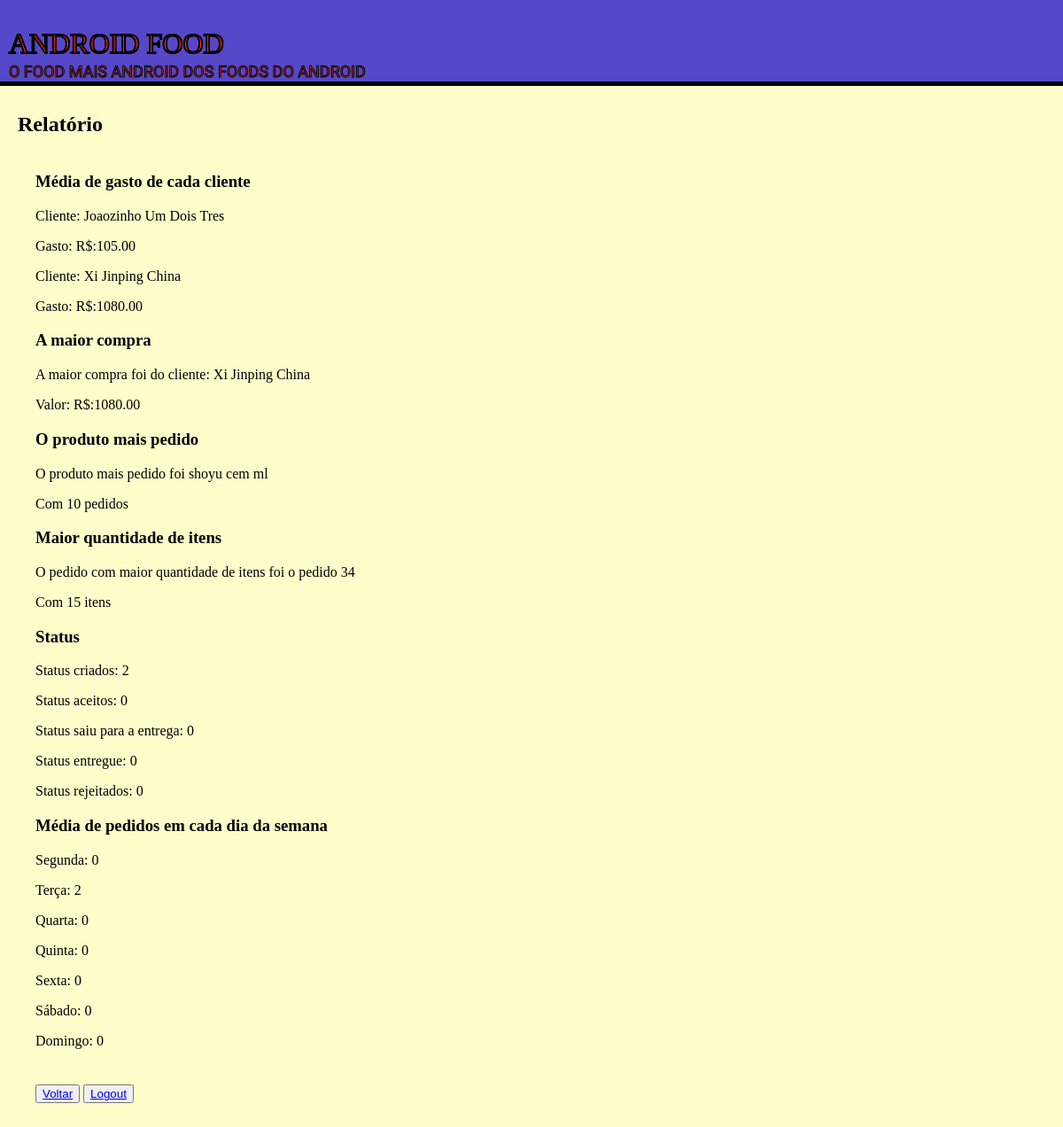
/restaurante/relatorio (signed in), run on the app's committed database.
### tables this page shows
CREATE TABLE usuario(
                            pk_usuario INTEGER PRIMARY KEY NOT NULL,
                            nome_usuario VARCHAR(200) NOT NULL,
                            email_usuario VARCHAR(200) NOT NULL,
                            senha_usuario VARCHAR(100) NOT NULL,
                            criacao DATE DEFAULT (datetime('now', 'localtime')),
                            ultima_atualizacao DATE DEFAULT (datetime('now', 'localtime'))
                            , admin BOOLEAN DEFAULT 0 NOT NULL);

CREATE TABLE produto (
                            pk_produto INTEGER PRIMARY KEY,
                            nome_produto VARCHAR(100) NOT NULL,
                            preco NUMERIC CHECK (preco > 0) NOT NULL,
                            pk_restaurante INTEGER REFERENCES restaurante NOT NULL
                            );

### main.py (the view)
@app.route("/restaurante/relatorio", methods=['GET','POST'])
def relatorio(): # relatorio
    if (session.get('login') == None or session['login'] == False) or (session.get('restaurante') == None or session['restaurante'] == False):
        return index()
    consultas = database.relatorio(session["pk"]) # Consulta as consultas com a pk do restaurante
    return render_template("relatorio.jinja",consultas = consultas)

### database/database.py (called while the page is built)
    def consulta_restaurante_produtos(self,pk): # Conta a quantidade de produtos de um restaurante
        sql = f'SELECT COUNT(1) FROM venda WHERE pk_restaurante = ?;'
        result = self.conexao.execute(sql,(pk,))
        if result.fetchone()[0] == 0:
            return False
        else:
            return True

    def consulta_media_gasto(self,pk): # Consulta a média do valor que cada usuario gasta no restaurante | Não conta as vendas rejeitadas
        sql = '''SELECT AVG(valor),u.nome_usuario FROM venda v
                INNER JOIN usuario u ON u.pk_usuario = v.pk_usuario
                WHERE pk_restaurante = ? AND status IS NOT 'rejeitado' GROUP BY v.pk_usuario;'''
        result = self.conexao.execute(sql,(pk,))
        result = result.fetchall()
        if not result:
            return False
        else:
            return result

    def consulta_maior_compra(self,pk): # Consulta o nome do usuario que fez a maior compra(valor) e o valor de um restaurante específico | Não conta as vendas rejeitadas
        sql = '''SELECT u.nome_usuario,MAX(valor) FROM venda v
                INNER JOIN usuario u ON u.pk_usuario = v.pk_usuario
                WHERE pk_restaurante = ? AND status IS NOT 'rejeitado';'''
        result = self.conexao.execute(sql,(pk,))
        result = result.fetchone()
        if not result:
            return False
        else:
            return result

    def consulta_maior_quantidade(self,pk): # Consulta a compra com a maior quantidade de itens | Não conta as vendas rejeitadas
        sql = '''SELECT vp.pk_venda,SUM(quantidade) FROM venda_produto vp
            INNER JOIN venda v ON v.pk_venda = vp.pk_venda
            WHERE v.pk_restaurante = ? AND status IS NOT 'rejeitado'
            GROUP BY vp.pk_venda ORDER BY SUM(quantidade) DESC LIMIT 1'''
        result = self.conexao.execute(sql,(pk,))
        return result.fetchone()

    def consulta_mais_pedido(self,pk): # Consulta o item mais pedido de um restaurante específico
        sql = ''' SELECT p.nome_produto,SUM(vp.quantidade) FROM venda_produto vp
        INNER JOIN venda v ON v.pk_venda = vp.pk_venda
        INNER JOIN produto p ON p.pk_produto = vp.pk_produto
        WHERE v.pk_restaurante = ?
        GROUP BY vp.pk_produto ORDER BY SUM(vp.quantidade) DESC ;'''
        result = self.conexao.execute(sql,(pk,))
        return result.fetchone()

### templates/relatorio.jinja (shortened to what this page needs)
<!DOCTYPE html>
<html lang="pt-BR">
  <head>
    <link rel="stylesheet" href="{{ url_for('static',filename='styles/relatorio.css') }}">
  </head>
  <body>
    <header class="header">
      <h1>ANDROID FOOD</h1>
      <p>O FOOD MAIS ANDROID DOS FOODS DO ANDROID</p>
    </header>
    <h2 class="title">Relatório</h2>
      {% if consultas["check"] != false %}
        <section class="section-main">
        <div class="media-gasto">
          <h3>Média de gasto de cada cliente</h3>
          {% for usuario in consultas["media_gasto"]%}
          <div class="media-gasto-individual">
            <p>Cliente: {{ usuario[1] }}</p>
            <p>Gasto: R$:{{ usuario[0] | formatoDinheiro }}</p>
          </div>
          {% endfor %}
        </div>
        <div class="maior-compra">
          <h3>A maior compra</h3>
          <p>A maior compra foi do cliente: {{ consultas["maior_compra"][0] }}</p>
          <p>Valor: R$:{{ consultas["maior_compra"][1] | formatoDinheiro }}</p>
        </div>
        <div class="mais-pedido">
          <h3>O produto mais pedido</h3>
          <p>O produto mais pedido foi {{ consultas["mais_pedido"][0] }}</p>
          <p>Com {{ consultas["mais_pedido"][1] }} {{ 'pedido' if consultas["mais_pedido"][1] == 1 else 'pedidos'}}</p>
        </div>
        <div class="maior-quantidade">
          <h3>Maior quantidade de itens</h3>
          <p>O pedido com maior quantidade de itens foi o pedido {{ consultas["maior_quantidade"][0] }}</p>
          <p>Com {{ consultas["maior_quantidade"][1] }} {{ 'item' if consultas["maior_quantidade"][1] == 1 else 'itens'}}</p>
        </div>
        <div class="status">
          <h3>Status</h3>
          <p>Status criados: {{consultas["criado"]}}</p>
          <p>Status aceitos: {{consultas["aceito"]}}</p>
          <p>Status saiu para a entrega: {{consultas["saiu_entrega"]}}</p>
          <p>Status entregue: {{consultas["entregue"]}}</p>
          <p>Status rejeitados: {{consultas["rejeitado"]}}</p>
        </div>
        <div class="media-dia-semana">
          <h3>Média de pedidos em cada dia da semana</h3>
          <p>Segunda: {{ consultas["media_meses"][1] if consultas["media_meses"][1] is not none else '0' }}</p>
          <p>Terça: {{ consultas["media_meses"][2] if consultas["media_meses"][2] is not none else '0' }}</p>
          <p>Quarta: {{ consultas["media_meses"][3] if consultas["media_meses"][3] is not none else '0' }}</p>
          <p>Quinta: {{ consultas["media_meses"][4] if consultas["media_meses"][4] is not none else '0' }}</p>
          <p>Sexta: {{ consultas["media_meses"][5] if consultas["media_meses"][5] is not none else '0' }}</p>
          <p>Sábado: {{ consultas["media_meses"][6] if consultas["media_meses"][6] is not none else '0' }}</p>
          <p>Domingo: {{ consultas["media_meses"][0] if consultas["media_meses"][0] is not none else '0' }}</p>
        </div>
      </section>
    {% else %}
      <section class="section-main">
        <p>Seu restaurante não possui vendas</p>
      </section>
    {% endif %}
    <section class="buttons">
      <button><a href="{{ url_for('restaurantes_admin') if session['admin'] == true else url_for('restaurante') }}">Voltar</a></button>
      <button><a href="{{ url_for('logout') }}">Logout</a></button>
    </section>
  </body>
</html>

### static/styles/relatorio.css (style rules this page uses)
body { margin: 0; background-color: #fffecb; margin-bottom: 9vh; width: 100%; max-width: 100%; }
.header { width: calc(100% - 20px); height: 9vh; padding: 10px; background-color: #5448c8; margin-bottom: 30px; border-bottom: 5px solid black; max-width: 100%; }
.section-main { margin: 40px; }
.buttons { margin: 40px; }
.title { margin-left: 20px; }
.header h1 { font-family: "Alfa Slab One", serif; font-weight: 400; font-style: normal; color: #ff2e00; -webkit-text-stroke: 2px black; margin-bottom: 2px; }
.header p { font-family: "Racing Sans One", sans-serif; font-weight: 400; font-style: normal; font-size: large; color: #ff2e00; -webkit-text-stroke: 1px black; margin-top: 0; }

### data on the page
usuario: nome_usuario "Joaozinho Um Dois Tres", usuario "105.00"
usuario: nome_usuario "Xi Jinping China", usuario "1080.00"
produto: nome_produto "shoyu cem ml"

### other printed values
{{ consultas["maior_compra"][1] | formatoDinheiro }} "1080.00"
{{ consultas["mais_pedido"][1] }} "10"
{{ 'pedido' if consultas["mais_pedido"][1] == 1 else 'pedidos' }} "pedidos"
{{ consultas["maior_quantidade"][0] }} "34"
{{ consultas["maior_quantidade"][1] }} "15"
{{ 'item' if consultas["maior_quantidade"][1] == 1 else 'itens' }} "itens"
{{ consultas["criado"] }} "2"
{{ consultas["aceito"] }} "0"
{{ consultas["saiu_entrega"] }} "0"
{{ consultas["entregue"] }} "0"
{{ consultas["rejeitado"] }} "0"
